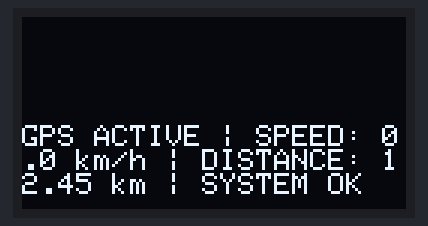
Recording of a sketch running on a simulated Arduino Uno, built for the host (arithmetic inside an expression is 32-bit, double 64-bit). Parts: 128×64 one-colour display.

Above: at 0.22 s.
At 5.13 s:
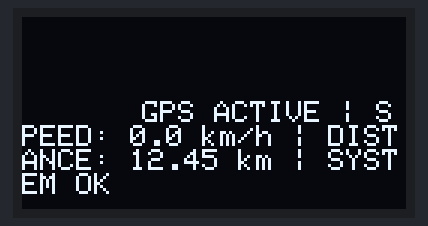
At 10.02 s:
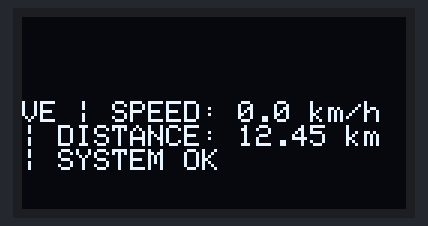
At 19.95 s:
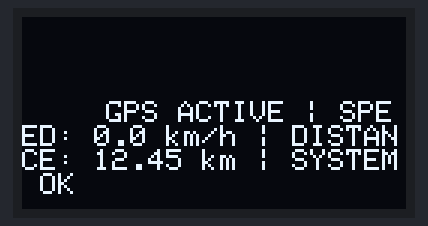
At 29.85 s:
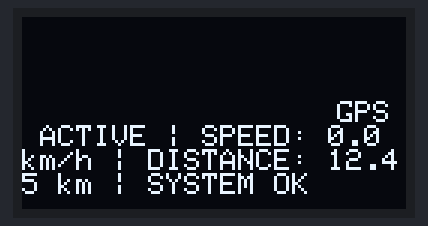
At 39.64 s:
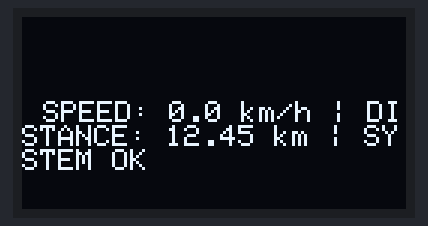

The sketch:

OLED_S3.ino
```cpp
//
// ESP32 S3
//
// VCC → 3.3V
// SCK → 18
// MOSI → 11
// CS → 5
// DC → 4
// RST → 2

#include <SPI.h>
#include <Adafruit_GFX.h>
#include <Adafruit_SSD1306.h>

/* ===== OLED PIN CONFIG (ESP32-S3) ===== */
#define OLED_SCK    18
#define OLED_MOSI   11   // <-- moved from 23 to 11
#define OLED_CS     5
#define OLED_DC     4
#define OLED_RESET  2

Adafruit_SSD1306 display(
  128,
  64,
  &SPI,
  OLED_DC,
  OLED_RESET,
  OLED_CS
);

const char *message =
  "GPS ACTIVE | SPEED: 0.0 km/h | DISTANCE: 12.45 km | SYSTEM OK";

int16_t xPos;
int16_t textWidth;

void setup() {
  Serial.begin(115200);

  /* SPI INIT (ESP32-S3 requires explicit mapping) */
  SPI.begin(OLED_SCK, -1, OLED_MOSI, OLED_CS);

  if (!display.begin(SSD1306_SWITCHCAPVCC)) {
    Serial.println("OLED init failed");
    while (true);
  }

  display.clearDisplay();
  display.setTextSize(1);
  display.setTextColor(SSD1306_WHITE);

  int16_t x1, y1;
  uint16_t w, h;
  display.getTextBounds(message, 0, 0, &x1, &y1, &w, &h);
  textWidth = w;

  xPos = display.width();
}

void loop() {
  display.clearDisplay();
  display.setCursor(xPos, 28);
  display.print(message);
  display.display();

  xPos--;
  if (xPos < -textWidth) {
    xPos = display.width();
  }

  delay(30);
}
```
